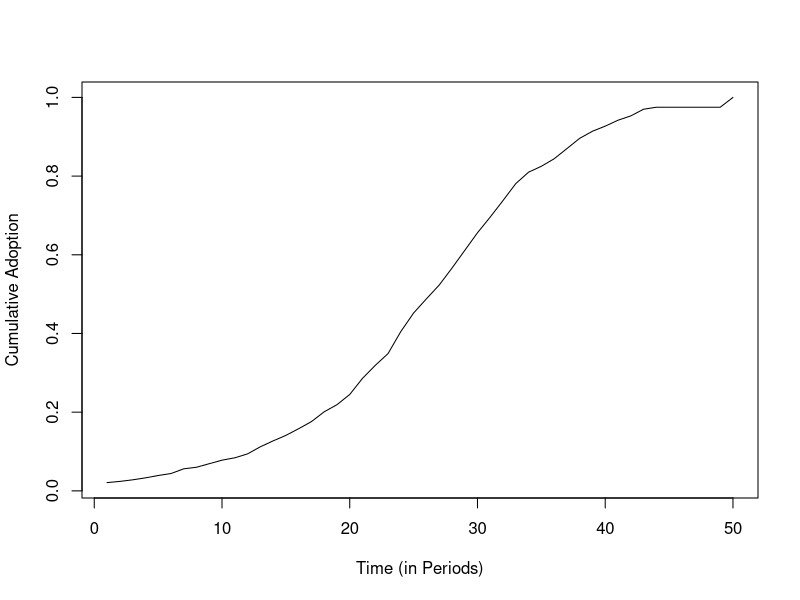

Write the R code that produced this figure.
# Targeted Announced Adoption with Lumpsum payments with Budget Constraints

# Let '#@!@#' be the symbol for potential
# changes to the type of analysis
# Let '#!!!#' be the symbol for key looping
# areas.

set.seed(4364)
##### Loading Needed Packages #####

library(igraph)
library(data.table)
library(magrittr)
library(dplyr)

##### Explanatory Text #####

# We will examine the adoption trends of farmers
# that have the potential of a subsidy in the future
# this simulation starts from time zero to some time
# horizon TH. At the start of the time period, farmers
# KNOW that the policy will begin at time A. That is
# the government doesn't "suprise" farmers with a
# policy just as it is beginning. We can alter thisS
# assumption by taking the market expectations adoption
# with the expectation neutral adoption. We assume that
# when the government offers the subsidy, they will select
# a portion of the farmers that haven't yet adopted at
# random. That is the government could waste its "offers"
# on farmers that would adopt if they didn't recieve
# the subsidy at a particular time, conceding that they
# didn't get the one that they wanted and ones where the
# technology isn't cheap enough even with the subsidy. See the
# section by the Contemp_Adopt

##### Introducing Parameters for the theta Distribution F(theta) #####

# Standard Tech Parameters
a = 50000; b = 450; c = 5

# Green Tech Parameters
d = 55000; e = 250; f = 2.5

# Cost Dynamic Parameters
g = 90000; h = 2200; j = 10

##### Time Horizon and Time Periods #####

TH <- 50

#time <- 1:TH

##### Number of firms in the market #####

N <- 1000

##### Distributional Parameters #####
r = 0.1;beta = 5;mu = 0

##### Period Specific Discount Rates #####

discount <- function(t) {
  1 / ((1 + r) ^ t)
}

##### Firm Population Characteristics #####

theta <- rlogis(N,location = mu,scale = beta)

theta <- theta %>% sort

##### The Government's Policy Parameters #####

# Proportion of time that passes until the policy is active

pa <- .5

# Actual Period when the policy becomes active

A <- TH * pa %>% round(digits=1)

# Period when the policy is announced

announce <- A - 5

##### Cost Function #####

funccost <- function(t) {
  g - h * t + j * t ^ 2
}

##### Profit Functions #####

# Standard Tech Profits

pi1 <- function(theta) {
  a + b * theta - c * theta ^ 2
}

# Green Tech Profits

pi2 <- function(theta) {
  d + e * theta - f * theta ^ 2
}

##### Description of the graph ######
# Before we write the graph let's take a look at the structure of the graph
# where we have 5 periods. These periods correspond to the period where the
# farmer HAS A CHOICE TO MAKE.

#T 1       2       3       4       5

#       1      3       6        9      12
#  1 ----- 2 ----- 4 ----- 6 ----- 8 -------    <--------------  ORIGINAL TECHNOLOGY RUNG
#    \       \       \       \       \ 13   |
#     \       \       \       \       \     |
#      \2      \4      \7     \10     10 --|   <--------------  TERMINAL NODE
#       \       \       \       \     /
#         \       \       \       \ /  14
#          3 ----- 5 ----- 7 ----- 9            <--------------  GREEN TECHNOLOGY RUNG
#               5       8       11

### Some Facts ###
# Farmers DO NOT have green tech in period 1.
# We will always have n nodes on the bottom rung.
# We will always have n+1 nodes on the top rung (including the terminal node).
# We will always have n-1 arcs on the bottom rung.
# We will always have 2*(n) arcs on the top rung.
# The (n+1)th node will always be the first node in the original tech rung.
# The terminal node will always be the (2*n+1)th node.

# To pick out a specific time period (t)'s arc value to
# change in the adoption arcs in the example (6,8,10,12,14)
# it will be found taking (n-1) + 2*(t). For instance,
# if we wanted to change the contribution from the government
# in period 3 we would reference (5-1)+2*(3)=10.

##### Establishing functions through time #####

# Time Periods

time <- c(1:TH)

# Discount factor through time

df <- time %>% discount

# Non-Dicounted Market costs of adopting through time

cost <- time %>% funccost 

# Dicounted Market costs of adopting through time

cost1 <- cost * df

##### Adoption Plan In Absence of Government Help ######


EM_Path_matrix <- array(0,dim = c(N,TH+1))

k <- 1

while (k<N+1){
  
  theta1 <- theta[k]
  
  underprof = ((theta1 %>% pi2) *df[-1]) %>% round(digits=3)
  overprof = cbind((theta1 %>% pi1) * df[-1],(theta1 %>% pi2 - time[-1] %>% funccost)*df[-1])
  prof = overprof %>% cbind(underprof) %>% t %>% c
  prof = c(theta1 %>% pi1 *df[1],(theta1 %>% pi2 -time[1] %>% funccost)*df[1]) %>% c(prof)
  prof = -prof
  prof = prof - min(prof) + 1 %>% round(digits = 3)
  
  #!##!#!#!#!#!#!#!#!#!#!#!#!    
  graph_create = function(TH){
    edge_label1 <- paste("P",rep(0,length = TH),',',seq(1:TH),')',sep='') %>%cbind(paste("P(",rep(1,length=TH),",",seq(1:TH),") - C",seq(1:TH),sep=""))
    edge_label = paste("P(",rep(1,length=TH-1),",",seq(2,TH),")",sep="") %>% cbind(edge_label1[-1,] )
    edge_label = c(edge_label1[1,]) %>% c(edge_label %>% t %>% c)
    
    labelmat = 0 %>% rep(times=(TH-1)) %>% cbind(1 %>% rep(times=(TH-1)),cbind(1 %>% rep(times=(TH-1))))
    
    lm2 = c(2:TH) %>% cbind(c(2:TH) %>% cbind(c(2:TH)))
    labelmat = paste(labelmat,lm2,sep=',')
    labelmat = paste('P(',labelmat,')',sep='')
    #    lablemat = lablemat %>% paste('C(',2:TH,')',sep='') %>% paste()
    #    %>% array(dim=c((TH-1),2))
    #  
    #    c(paste('',sep='') %>% rep(times=TH-1) %>% c(paste('-C',2:TH,'+S',2:TH,sep='')) %>% c(paste('',sep='')%>% rep(times=(TH-1))))
    
    edge_label = labelmat %>% paste(c(paste('',sep='') %>% rep(times=TH-1) %>% c(paste('-C',2:TH,'+S',2:TH,sep='')) %>% c(paste('',sep='')%>% rep(times=(TH-1)))),sep='') %>% array(dim=c(TH-1,3)) %>% t %>% c
    
    edge_label = c('P(0,1)','P(1,1)-C1') %>% c(edge_label)
    
    
    ######## Creating Adjacency List ########
    
    adj <- list()
    adj[[1]] =c(2,3)
    for(z in 1:(TH-1)){
      adj[[2*z]] = c(2*(z+1),2*z+3)
      adj[[2*z+1]] = c(2*z+3)
    }
    adj[[2*TH-1]]= c(2*TH)
    adj[[2*(TH-1)]] = c(2*TH,2*TH)
    
    ########################################
    
    xlayout = c(1) %>% c(cbind(c(2:TH),c(2:TH))%>% t) %>% c(TH+1)
    ylayout = c(2) %>% c(rep(c(2,0),times=(TH-1))) %>% c(1)
    layout = array(c(xlayout,ylayout),dim=c(8,2))
    adjg <- graph.adjlist(adj)
    list(graph = adjg,layout=layout,label = edge_label)
  }
  #plot((TH %>% graph_create)$graph,layout=(TH %>% graph_create)$layout,edge.label=(TH %>% graph_create)$label)
  #plot((TH %>% graph_create)$graph,layout=(TH %>% graph_create)$layout,edge.label=prof)
  
  #!##!#!#!#!#!#!#!#!#!#!#!#!
  #plot((TH %>% graph_create)$graph,layout=layout,edge.label=(TH %>% graph_create)$label)
  
  #plot((TH %>% graph_create)$graph,layout=layout,edge.label=prof)
  
  EM_Path_matrix[k,] <- get.shortest.paths((TH %>% graph_create)$graph,from=1,to=2*TH,weights=prof)$vpath[[1]]
  
  k <- k+1  
  print(k)
}
EM_Path_matrix %>% data.table

Adopt_mat = array(0,dim=c(N,TH))
for(i in 1:(ncol(EM_Path_matrix)-1)){
  Adopt_mat[,i] = ((EM_Path_matrix[,i+1] - EM_Path_matrix[,i] - 2)%>% abs)
}
Adopt_mat[,1] = ((EM_Path_matrix[,1+1] - EM_Path_matrix[,1] - 1)%>% abs)
Adopt_mat[,TH] = ((EM_Path_matrix[,TH+1] - EM_Path_matrix[,TH] - 1)%>% abs)

#write.csv(Adopt_mat,'check.csv')
Adopt_prop=((array(1,dim=c(TH,N))%*%Adopt_mat)[1,] %>% cumsum / N )
Adopt_prop %>% plot(xlab ='Time (in Periods)',
                    ylab ='Cumulative Adoption',type='l')

######## Choice Data Table ##########
# This gives the optimal choices for everyone that adopted without the government's help.

Choice= (Adopt_mat %*% c(1:TH)) %>% data.table
colnames(Choice) = 'Free_Market'
Choice[,Index:=1:nrow(Choice)]
Choice[,Theta:=theta]
Past_Periods = Choice[,Free_Market>announce]['Free_Market']
Active_Farmers=Choice[,Index][Choice[,Free_Market>announce]]
Active_Theta=Choice[,Theta][Choice[,Free_Market>announce]]
Choice[,paste('Test',1):=Index]
